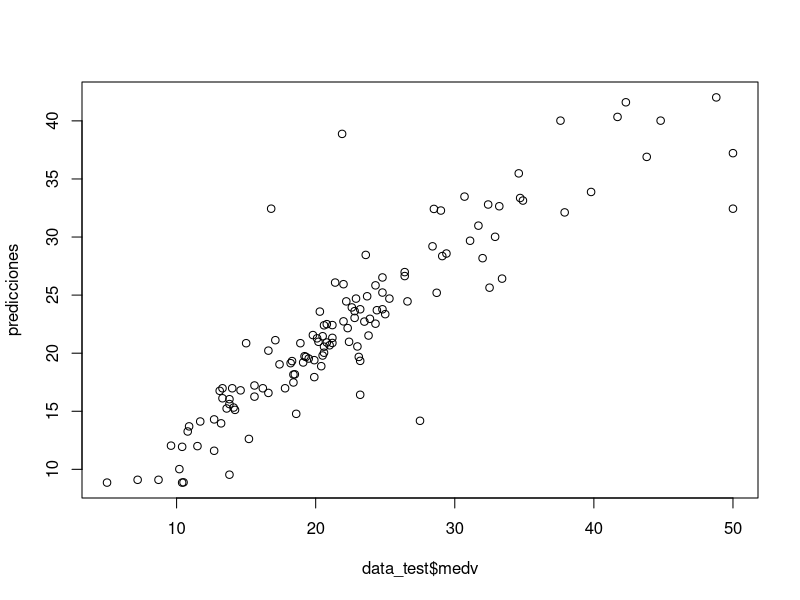
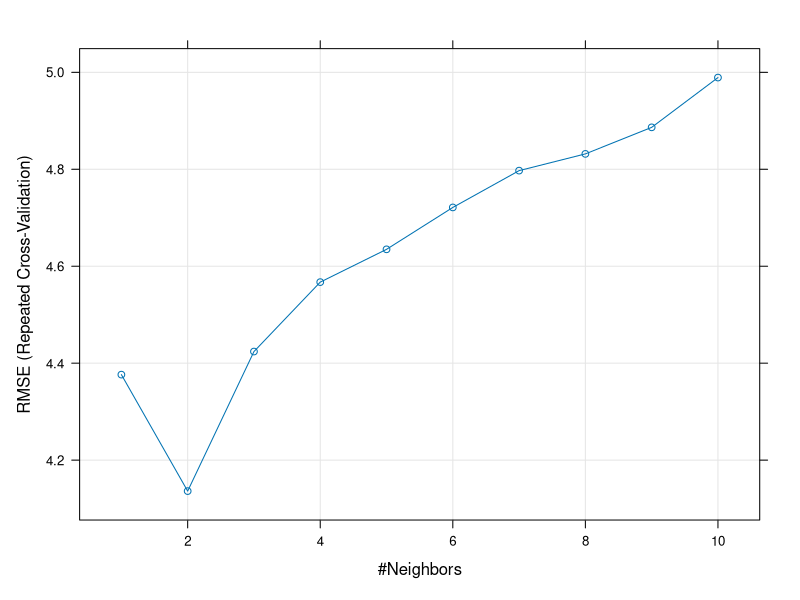
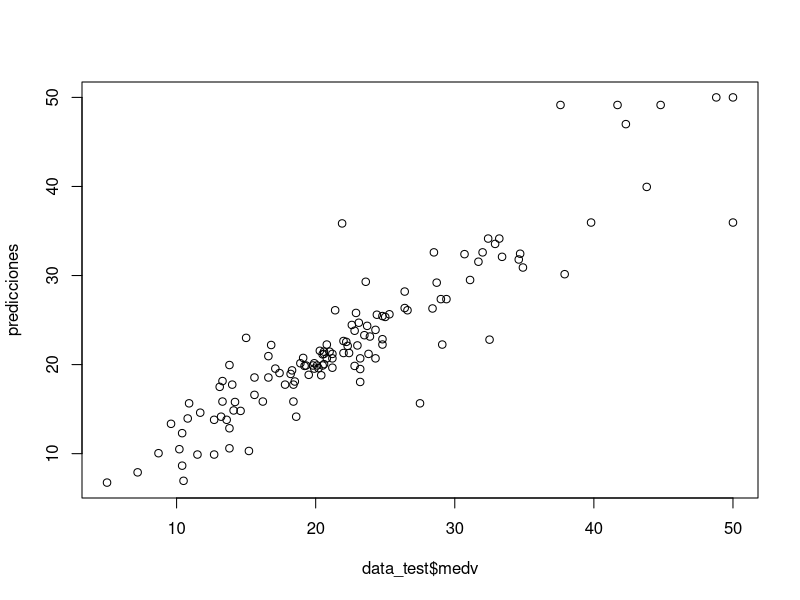

Generate these figures, in order, with R:
### Machine Learning
library(MASS)
data(Boston)
data <- Boston

idx_train <- sample(nrow(data), nrow(data) * 0.75)
data_train <- data[idx_train, ]
data_test <- data[-idx_train, ]

library(caret)
# training the model
tr <- trainControl(
    method = "repeatedcv",
    number = 5
)
modelo_knn <- train(medv ~ .,
    data = data_train, method = "knn",
    trControl = tr,
    preProcess = c("center", "scale"),
    tuneGrid = expand.grid(k = 5)
)
# make predictions using test data
predicciones <- predict(modelo_knn, data_test)

cor(data_test$medv, predicciones)^2

plot(data_test$medv, predicciones)

## choosing k
tr <- trainControl(
    method = "repeatedcv",
    number = 5
)
modelo_knn <- train(medv ~ .,
    data = data_train, method = "knn",
    trControl = tr,
    preProcess = c("center", "scale"),
    tuneGrid = expand.grid(k = 1:10)
)

plot(modelo_knn)

predicciones <- predict(modelo_knn, data_test)

cor(data_test$medv, predicciones)

plot(data_test$medv, predicciones)